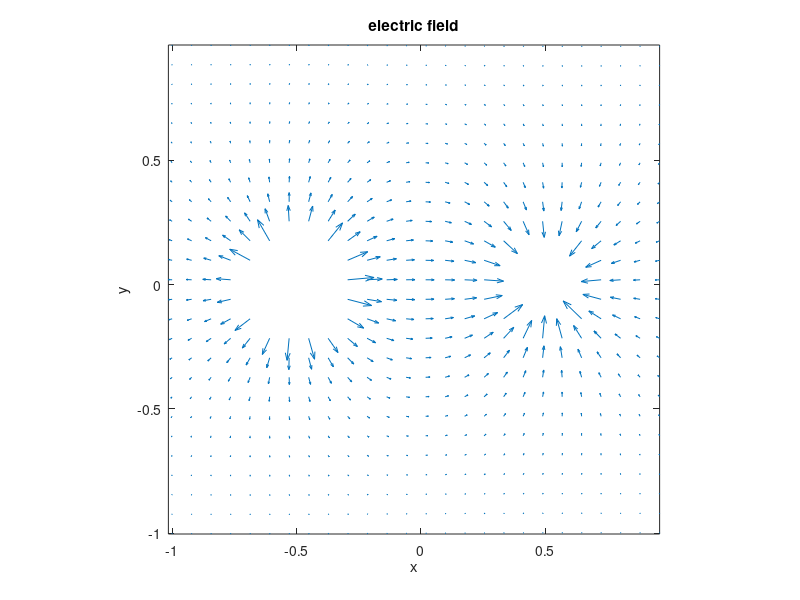
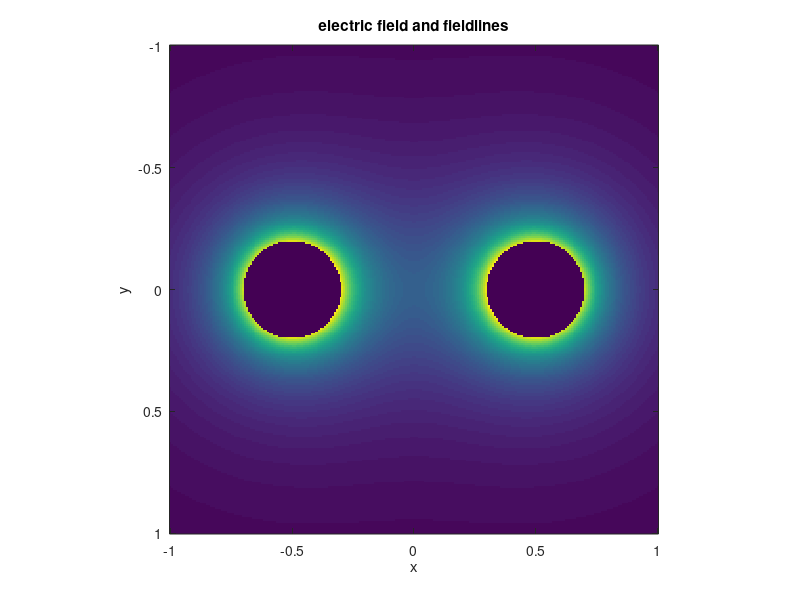

Recreate these plots in MATLAB, in order. (Note: this script raises an error after producing the figures.)
%visualisation of dipole field made with 2 charged conducting spheres
%show E field as vectors, as E field strenght |E|, as streamlines
%show potential and equipotential surface
%Jo Verbeeck, EMAT, University of Antwerp,  oct 2017
clear all
close all

%create grid to plot (choose 2D plane for visualisation cutting through charge centers , but calculation is correct for 3D)
xpoints=256; %nr of grid points in 1 direction
xmax=1; %extension of grid [m]
pref=9e9; %1/(4pi eps0)
x=linspace(-xmax,xmax,xpoints);
y=x;
[X,Y]=meshgrid(x,y); %2D matrices holding X or Y coordinate for each point on the grid
R=sqrt(X.^2+Y.^2);

%define 2 conducting spheres with opposite charge 
q=1e-10; %charge on spheres [C]
radius=0.2*xmax; %radius of spheres [m]

q1=q; %charge on sphere 1 [C]
x1=-0.5*xmax; %x position [m]
y1=0; %y position [m]

R1=sqrt((X-x1).^2+(Y-y1).^2); %distance to charge 1
in1=R1<radius; %logical function 1 if inside sphere, 0 if outside
out1=R1>=radius; %logical function 0 if inside sphere, 1 if outside

E1x=pref*q1*((X-x1)./(R1).^3); %x component of E field valid outside sphere
E1y=pref*q1*((Y-y1)./(R1).^3); %y component of E field valid outside sphere
V1=pref*q1*(ones(size(R1))./R1); % potential 1/r valid outside sphere


q2=-q; %charge on sphere 2 [C]
x2=+0.5*xmax; %x position [m]
y2=0; %y position [m]
R2=sqrt((X-x2).^2+(Y-y2).^2); %distance to charge
out2=R2>=radius; %logical function 1 if inside sphere, 0 if outside
in2=R2<radius; %logical function 0 if inside sphere, 1 if outside
E2x=pref*q2*(X-x2)./(R2).^3; %x component of E field valid outside sphere
E2y=pref*q2*(Y-y2)./(R2).^3; %x component of E field valid outside sphere
V2=pref*q2*ones(size(R2))./R2; % potential 1/r valid outside sphere

%and apply superposition of both fields (but take care of special cases
%inside spheres)
Ex=(E1x+E2x).*(out1.*out2); %E field only if outside both spheres (logical and), inside sphere E=0 because conductor [V/m]
Ey=(E1y+E2y).*(out1.*out2); 
E=sqrt(Ex.^2+Ey.^2); %and size of E
V=(V1+V2).*(out1.*out2)+in1*pref*q1/radius+in2*pref*q2/radius; %potential, inside spheres is constant (conductors)

%and compare to approximate formula of dipole field (only valid far away
%from charges), note how it really only starts to compare to real dipole
%when far away from the dipole
px=q*(x1-x2); %x component of dipole moment [Cm]
py=q*(y1-y2); %x component of dipole moment [Cm]
Vdip=pref*((px*X+py*Y)./R.^3);
Exdip=-pref*(px./R.^3-3*(px*X+py*Y).*X./R.^5);
Eydip=-pref*(py./R.^3-3*(px*X+py*Y).*Y./R.^5);
Edip=sqrt(Exdip.^2+Eydip.^2);

%and showtime!
figure
%show vector plot, but limit number of points to keep the number of vector
%reasonable
scale=1;
nsteps=25; %total number of vector points in each direction
step=round(xpoints/nsteps);
quiver(X(1:step:xpoints,1:step:xpoints),Y(1:step:xpoints,1:step:xpoints),Ex(1:step:xpoints,1:step:xpoints),Ey(1:step:xpoints,1:step:xpoints),scale);
title('electric field')
xlabel('x');
ylabel('y');
axis image

figure
imagesc(x,y,E)
title('electric field and fieldlines')
xlabel('x');
ylabel('y');
axis image
hold on
hLines = streamslice(X,Y,Ex,Ey);
set(hLines,'Color','r');
colorbar

figure
imagesc(x,y,Edip,[min(E(:)), max(E(:))])
title('electric field and fieldlines approximate dipole')
xlabel('x');
ylabel('y');
axis image
hold on
hLines = streamslice(X,Y,Exdip,Eydip);
set(hLines,'Color','r');
colorbar


figure
imagesc(x,y,V)
title('V')
xlabel('x');
ylabel('y');
axis image
colorbar


figure
nlines=50;
contour(x,y,V,nlines)
title('equipotential surfaces')
xlabel('x');
ylabel('y');
axis image
colorbar